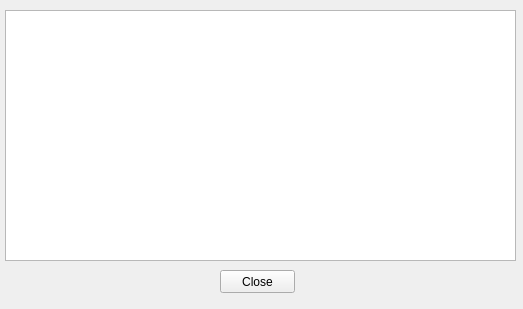
<?xml version="1.0" encoding="UTF-8"?>
<ui version="4.0">
 <class>debug</class>
 <widget class="QWidget" name="debug">
  <property name="geometry">
   <rect>
    <x>0</x>
    <y>0</y>
    <width>523</width>
    <height>309</height>
   </rect>
  </property>
  <property name="windowTitle">
   <string>Form</string>
  </property>
  <widget class="QPushButton" name="closeButton">
   <property name="geometry">
    <rect>
     <x>220</x>
     <y>270</y>
     <width>75</width>
     <height>23</height>
    </rect>
   </property>
   <property name="text">
    <string>Close</string>
   </property>
  </widget>
  <widget class="QGraphicsView" name="graphicsView">
   <property name="geometry">
    <rect>
     <x>5</x>
     <y>10</y>
     <width>511</width>
     <height>251</height>
    </rect>
   </property>
  </widget>
 </widget>
 <resources/>
 <connections>
  <connection>
   <sender>closeButton</sender>
   <signal>clicked()</signal>
   <receiver>debug</receiver>
   <slot>close()</slot>
   <hints>
    <hint type="sourcelabel">
     <x>267</x>
     <y>281</y>
    </hint>
    <hint type="destinationlabel">
     <x>263</x>
     <y>154</y>
    </hint>
   </hints>
  </connection>
 </connections>
</ui>
